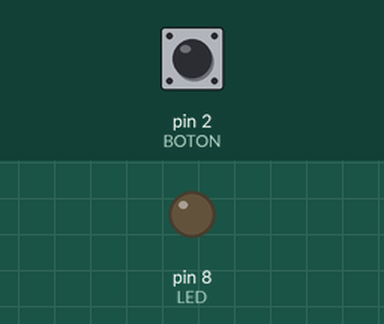
Simulated run of this sketch. Board: Arduino Uno, built with avr-gcc and run on an emulated ATmega328P. On the bench: output pins drawn as LEDs (lit = HIGH). Inputs (shaded band) come from the test bench; at power-on: pin 2 (BOTON) HIGH.

Above: at 1.2 s.
1.3 s: pin 2 (BOTON) pulled LOW for 0.15 s
At 1.9 s:
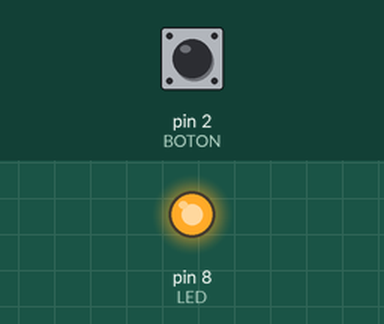
2.9 s: pin 2 (BOTON) pulled LOW for 1 s
At 3.2 s:
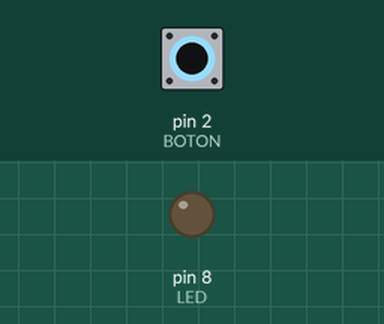
5.4 s: pin 2 (BOTON) pulled LOW for 3.2 s
At 6.3 s:
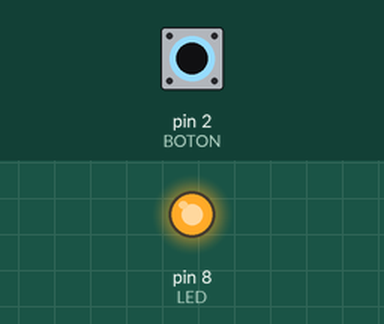
Timing chart, 0 to 8.4 s (numbered marks = the images above; inputs shaded):
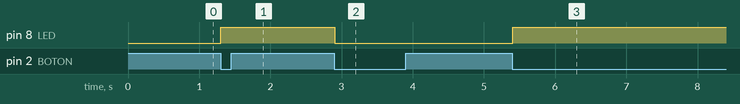

The sketch:

toggle-boton.ino
```cpp
const int BOTON = 2;
const int LED = 8;

bool ledEncendido = false;
bool estadoAnterior = HIGH;

void setup() {
  pinMode(BOTON, INPUT_PULLUP);
  pinMode(LED, OUTPUT);
}

void loop() {
  bool estadoActual = digitalRead(BOTON);

  if (estadoAnterior == HIGH && estadoActual == LOW) {
    ledEncendido = !ledEncendido;
    digitalWrite(LED, ledEncendido);
  }

  estadoAnterior = estadoActual;
  delay(20); // simplificación educativa de debounce
}
```

Measured:
- after the input at 1.3 s, pin 8 (LED): LOW → HIGH at once
- after the input at 2.9 s, pin 8 (LED): HIGH → LOW at once
- after the input at 5.4 s, pin 8 (LED): LOW → HIGH at once
